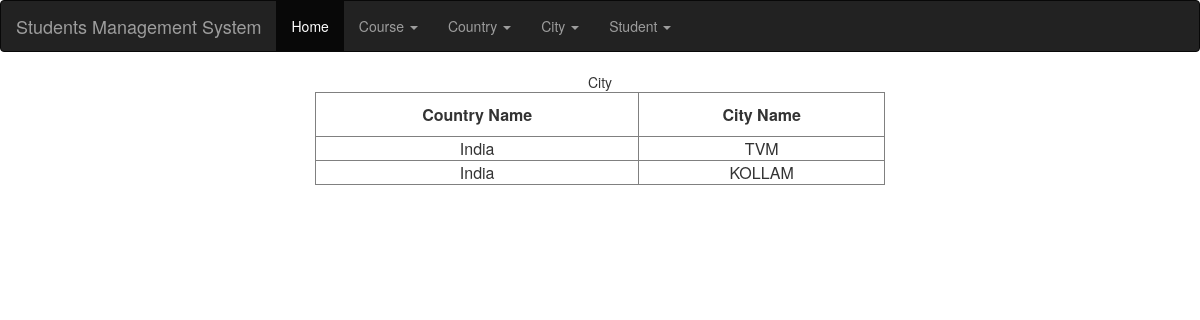
The app's page /project/viewcity.php with its own data.
### tables this page shows
CREATE TABLE `city` (
  `id` int(11) NOT NULL,
  `city_name` varchar(100) NOT NULL,
  `country_id` int(11) NOT NULL
);

CREATE TABLE `country` (
  `id` int(11) NOT NULL,
  `country_name` varchar(100) NOT NULL
);

### project/viewcity.php (the view, shortened to what this page needs)
<html>
<head>
  <link rel="stylesheet" href="https://maxcdn.bootstrapcdn.com/bootstrap/3.3.7/css/bootstrap.min.css">
  <link href="https://cdn.jsdelivr.net/npm/select2@4.1.0-rc.0/dist/css/select2.min.css" rel="stylesheet" />
</head>
<body>
<?php include ('navbar.php') ?>
  <div class="container">
    <div class="card text-center">
      <?php
      include('connection.php');
      $sql = "SELECT * FROM city";
      $result = $conn->query($sql);
      echo '<center>City';
      if ($result->num_rows > 0) {
        echo "<table style='width:50%;' border='1'><tr><th><center>Country Name</center></th><th><center>City Name</center></th></tr>";
        while ($row = $result->fetch_assoc()) {
          $query = "SELECT * from country where id = '" . $row['country_id'] . "' ";
          $queryresult = $conn->query($query);
          echo "<tr><td><center>" . $queryresult->fetch_assoc()['country_name'] . "</center></td>
    <td><center>" . $row['city_name'] . "</center></td>
    </tr>";
        }
        echo "</table>";
      } else {
        echo "0 results";
      }
      ?>
    </div>
  </div>
</body>
</html>

### project/viewcity.php (style rules this page uses)
th { padding: 10px; }

### records on screen
city: country.country_name "India", city_name "TVM"
city: country.country_name "India", city_name "KOLLAM"
